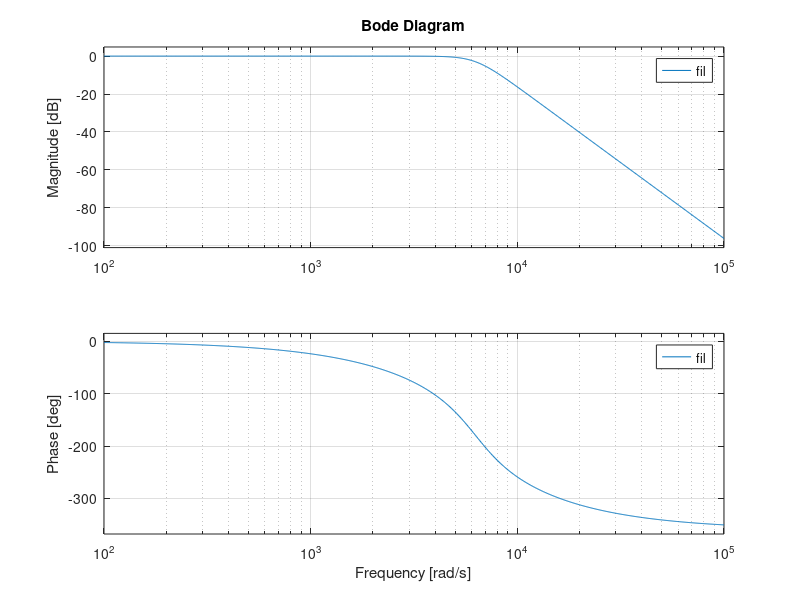

Recreate this plot in MATLAB.
%   EE387 Lab04
%   E/14/158
%   22-01-2019
clear all;
close all;
 
N=4;
 
Fp=1000;
 
Wp=2*pi*Fp;
 
[num,den]=butter(N,Wp,'s');
fil=tf(num,den);
bode(fil);